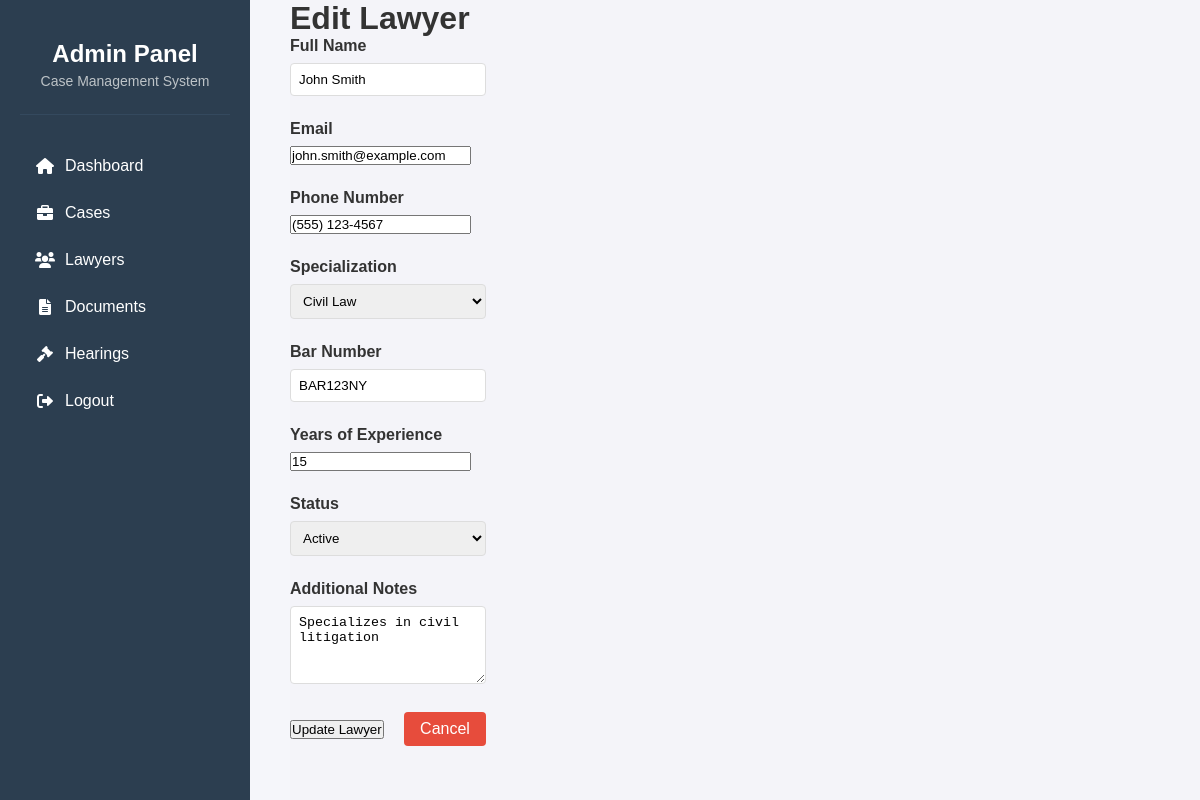
Page /view/edit_lawyer.php?id=1 (signed in) on the committed database.
### tables this page shows
CREATE TABLE lawyers (
    id INT PRIMARY KEY AUTO_INCREMENT,
    name VARCHAR(100) NOT NULL,
    email VARCHAR(100) UNIQUE NOT NULL,
    phone VARCHAR(20) NOT NULL,
    specialization ENUM('civil', 'criminal', 'corporate', 'family', 'tax', 'other') NOT NULL,
    bar_number VARCHAR(50) UNIQUE NOT NULL,
    years_experience INT NOT NULL,
    status ENUM('active', 'inactive') DEFAULT 'active',
    notes TEXT,
    created_at TIMESTAMP DEFAULT CURRENT_TIMESTAMP,
    updated_at TIMESTAMP DEFAULT CURRENT_TIMESTAMP ON UPDATE CURRENT_TIMESTAMP
);

### view/edit_lawyer.php (the view, shortened to what this page needs)
<?php
require_once '../includes/header.php';
require_once '../db/config.php';
$lawyer_id = isset($_GET['id']) ? intval($_GET['id']) : 0;
$stmt = $conn->prepare("SELECT * FROM lawyers WHERE id = ?");
$stmt->bind_param("i", $lawyer_id);
$stmt->execute();
$result = $stmt->get_result();
$lawyer = $result->fetch_assoc();
?>
<div class="container">
    <h1>Edit Lawyer</h1>
    <form id="editLawyerForm" method="POST">
        <div class="form-group">
            <label for="name">Full Name</label>
            <input type="text" id="name" name="name" value="<?php echo htmlspecialchars($lawyer['name']); ?>" required>
        </div>
        <div class="form-group">
            <label for="email">Email</label>
            <input type="email" id="email" name="email" value="<?php echo htmlspecialchars($lawyer['email']); ?>" required>
        </div>
        <div class="form-group">
            <label for="phone">Phone Number</label>
            <input type="tel" id="phone" name="phone" value="<?php echo htmlspecialchars($lawyer['phone']); ?>" required>
        </div>
        <div class="form-group">
            <label for="specialization">Specialization</label>
            <select id="specialization" name="specialization" required>
                <option value="civil" <?php echo $lawyer['specialization'] === 'civil' ? 'selected' : ''; ?>>Civil Law</option>
            </select>
        </div>
        <div class="form-group">
            <label for="bar_number">Bar Number</label>
            <input type="text" id="bar_number" name="bar_number" value="<?php echo htmlspecialchars($lawyer['bar_number']); ?>" required>
        </div>
        <div class="form-group">
            <label for="years_experience">Years of Experience</label>
            <input type="number" id="years_experience" name="years_experience" value="<?php echo htmlspecialchars($lawyer['years_experience']); ?>" min="0" required>
        </div>
        <div class="form-group">
            <label for="status">Status</label>
            <select id="status" name="status" required>
                <option value="active" <?php echo $lawyer['status'] === 'active' ? 'selected' : ''; ?>>Active</option>
            </select>
        </div>
        <div class="form-group">
            <label for="notes">Additional Notes</label>
            <textarea id="notes" name="notes" rows="4"><?php echo htmlspecialchars($lawyer['notes']); ?></textarea>
        </div>
        <div class="form-actions">
            <button type="submit" class="btn-primary">Update Lawyer</button>
            <a href="manage_lawyers.php" class="btn-cancel">Cancel</a>
        </div>
    </form>
</div>
<?php require_once '../includes/footer.php'; ?>

### css/admin_dashboard.css (style rules this page uses)
* { margin: 0; padding: 0; box-sizing: border-box; }
body { font-family: 'Arial', sans-serif; background-color: #f4f4f9; color: #333; display: flex; min-height: 100vh; }
.form-group { margin-bottom: 1.5rem; }
.form-group label { display: block; margin-bottom: 0.5rem; font-weight: bold; }
.form-group input[type="text"], .form-group input[type="file"], .form-group select, .form-group textarea { width: 100%; padding: 0.5rem; border: 1px solid #ddd; border-radius: 4px; }
.btn-cancel { display: inline-block; padding: 0.5rem 1rem; margin-left: 1rem; background-color: #e74c3c; color: white; text-decoration: none; border-radius: 4px; }

### rows in the picture
lawyers: name "John Smith", email "john.smith@example.com", phone "(555) 123-4567", specialization "Civil Law", bar_number "BAR123NY", years_experience "15", status "Active", notes "Specializes in civil litigation"
